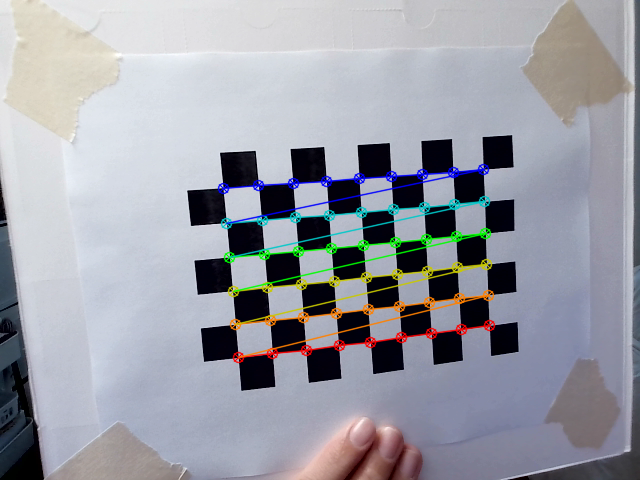
#> input picture camera_calibration/calibration_images/image_01.png, 640 x 480 px; its folder holds only this picture in this run
$ python validating_calibration_graph.py
#> lines starting #> are read from the running program, lines starting #| are printed output that depends on the picture
import cv2
import numpy as np
import matplotlib.pyplot as plt
import os
from skimage.metrics import structural_similarity as ssim

# === Camera calibration results ===
camera_matrix = np.array([[2.46519797e+03, 0.00000000e+00, 2.14569514e+02],
                          [0.00000000e+00, 3.32173460e+03, 2.84260340e+02],
                          [0.00000000e+00, 0.00000000e+00, 1.00000000e+00]])

dist_coeffs = np.array([[-1.36072952e+01, 6.76650039e+02, 1.84247240e-02,
                         -2.21974511e-02, -1.05890887e+04]])

# === Image directory ===
image_folder = 'calibration_images'

# === Metrics storage ===
image_names = []
mse_values = []
psnr_values = []
ssim_values = []
hist_corr_values = []

# === Metric functions ===
def mse(image1, image2):
    gray1 = cv2.cvtColor(image1, cv2.COLOR_BGR2GRAY)
    gray2 = cv2.cvtColor(image2, cv2.COLOR_BGR2GRAY)
    error = np.sum((gray1 - gray2) ** 2)
    return error / float(gray1.shape[0] * gray1.shape[1])

def psnr(image1, image2):
    mse_val = mse(image1, image2)
    if mse_val == 0:
        return 100
    PIXEL_MAX = 255.0
    return 20 * np.log10(PIXEL_MAX / np.sqrt(mse_val))

def ssim_value(image1, image2):
    gray1 = cv2.cvtColor(image1, cv2.COLOR_BGR2GRAY)
    gray2 = cv2.cvtColor(image2, cv2.COLOR_BGR2GRAY)
    score, _ = ssim(gray1, gray2, win_size=3, channel_axis=None, full=True)
    return score

def histogram_comparison(image1, image2):
    gray1 = cv2.cvtColor(image1, cv2.COLOR_BGR2GRAY)
    gray2 = cv2.cvtColor(image2, cv2.COLOR_BGR2GRAY)
    hist1 = cv2.calcHist([gray1], [0], None, [256], [0, 256])
    hist2 = cv2.calcHist([gray2], [0], None, [256], [0, 256])
    return cv2.compareHist(hist1, hist2, cv2.HISTCMP_CORREL)

# === Process all images ===
for filename in sorted(os.listdir(image_folder)):
    if filename.endswith(('.png', '.jpg', '.jpeg', '.bmp')):
        img_path = os.path.join(image_folder, filename)
        img = cv2.imread(img_path)
#> img is the input picture: shape (480, 640, 3); mean B, G, R 165.2, 156.4, 154.5
        if img is None:
            print(f"Error loading image {filename}")
            continue

        # Undistort the image
        undistorted_img = cv2.undistort(img, camera_matrix, dist_coeffs)
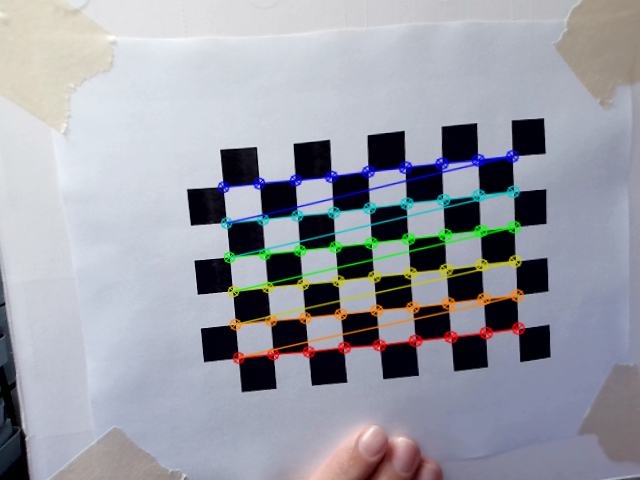
#> undistorted_img: shape (480, 640, 3); mean B, G, R 166, 156.9, 154.5

        # Calculate metrics
        mse_val = mse(img, undistorted_img)
#> in mse, `gray1 = cv2.cvtColor(image1, cv2.COLOR_BGR2GRAY)`:
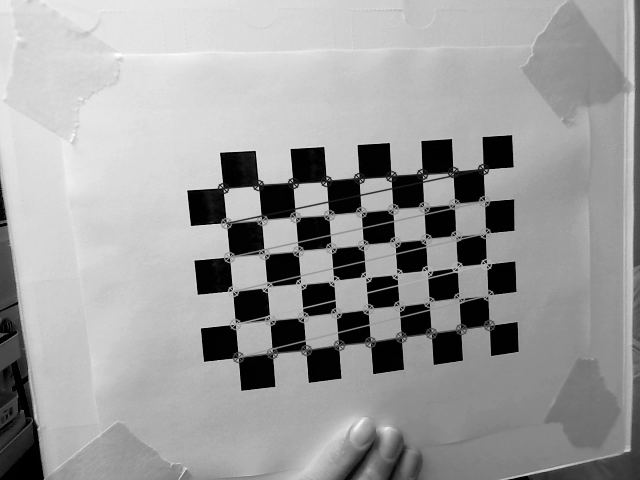
#> gray1: shape (480, 640); min 0, max 255, mean 156.9
#> in mse, `gray2 = cv2.cvtColor(image2, cv2.COLOR_BGR2GRAY)`:
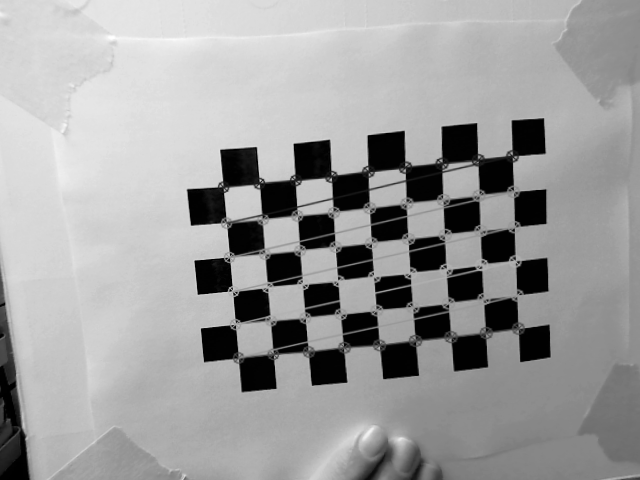
#> gray2: shape (480, 640); min 0, max 255, mean 157.2
#> in mse, `error = np.sum((gray1 - gray2) ** 2)`: error = 12525092
#> mse_val = 40.77
        psnr_val = psnr(img, undistorted_img)
#> psnr_val = 32.03
        ssim_val = ssim_value(img, undistorted_img)
#> in ssim_value, `score, _ = ssim(gray1, gray2, win_size=3, channel_axis=None, full=True)`: score = 0.765
#> ssim_val = 0.765
        hist_val = histogram_comparison(img, undistorted_img)
#> in histogram_comparison, `hist1 = cv2.calcHist([gray1], [0], None, [256], [0, 256])`: hist1 = 256 values, max 15886 at index 1, min 0 at index 213, mean 1200
#> in histogram_comparison, `hist2 = cv2.calcHist([gray2], [0], None, [256], [0, 256])`: hist2 = 256 values, max 17033 at index 1, min 1 at index 250, mean 1200
#> hist_val = 0.973

        # Store results
        image_names.append(filename)
        mse_values.append(mse_val)
        psnr_values.append(psnr_val)
        ssim_values.append(ssim_val)
        hist_corr_values.append(hist_val)

# === Plot the results ===
plt.figure(figsize=(16, 10))

plt.subplot(2, 2, 1)
plt.plot(image_names, mse_values, marker='o', color='blue')
plt.title('Mean Squared Error (MSE)')
plt.xticks(rotation=45)
plt.grid(True)

plt.subplot(2, 2, 2)
plt.plot(image_names, psnr_values, marker='o', color='green')
plt.title('Peak Signal-to-Noise Ratio (PSNR)')
plt.xticks(rotation=45)
plt.grid(True)

plt.subplot(2, 2, 3)
plt.plot(image_names, ssim_values, marker='o', color='red')
plt.title('Structural Similarity Index (SSIM)')
plt.xticks(rotation=45)
plt.grid(True)

plt.subplot(2, 2, 4)
plt.plot(image_names, hist_corr_values, marker='o', color='purple')
plt.title('Histogram Correlation')
plt.xticks(rotation=45)
plt.grid(True)

plt.tight_layout()
plt.show()

$ run again, on camera_calibration/calibration_images/image_05.png
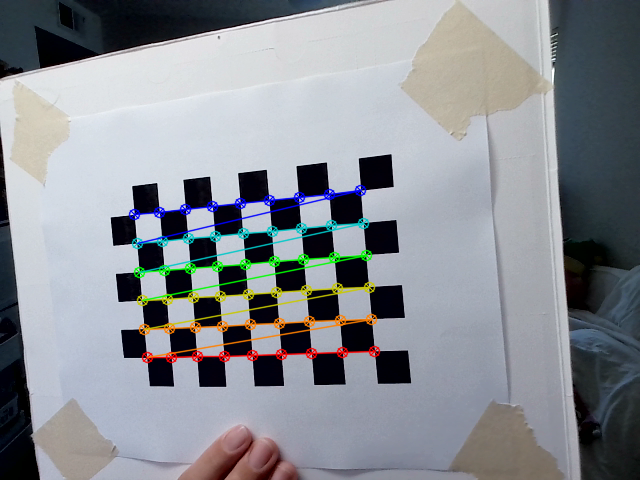
#> input picture camera_calibration/calibration_images/image_05.png, 640 x 480 px
#> img is the input picture: shape (480, 640, 3); mean B, G, R 146.9, 141, 137.2
#> `undistorted_img = cv2.undistort(img, camera_matrix, dist_coeffs)`:
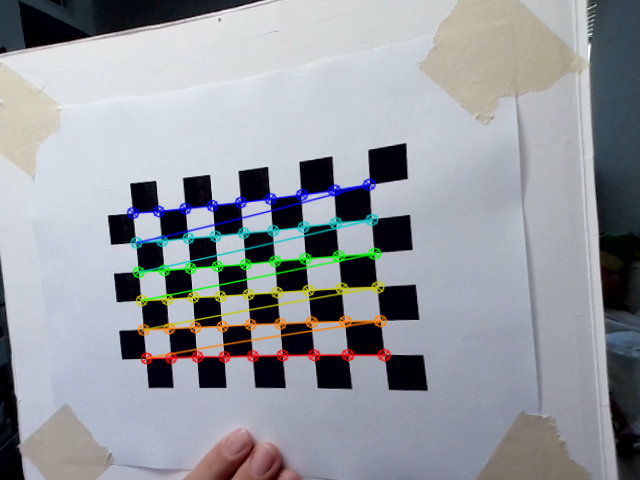
#> undistorted_img: shape (480, 640, 3); mean B, G, R 158.4, 152.4, 148.9
#> in mse, `gray2 = cv2.cvtColor(image2, cv2.COLOR_BGR2GRAY)`:
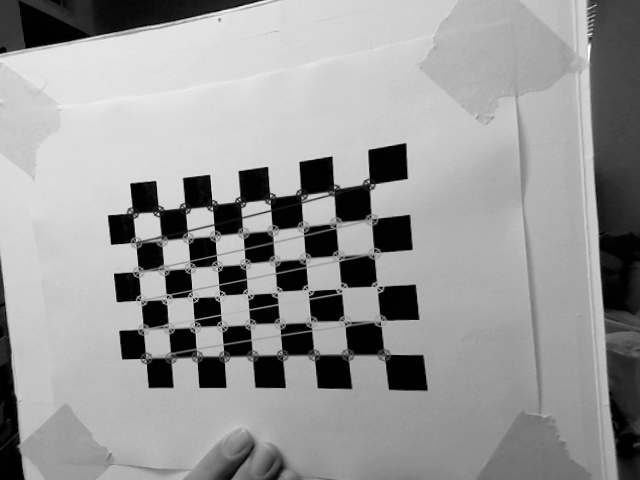
#> gray2: shape (480, 640); min 0, max 255, mean 152.1
#> error = 13110133
#> `mse_val = mse(img, undistorted_img)`: mse_val = 42.68
#> psnr_val = 31.83
#> score = 0.763
#> hist1 = 256 values, max 14990 at index 1, min 0 at index 213, mean 1200
#> hist2 = 256 values, max 14170 at index 1, min 0 at index 248, mean 1200
#> hist_val = 0.957

$ run again, on camera_calibration/calibration_images/image_06.png
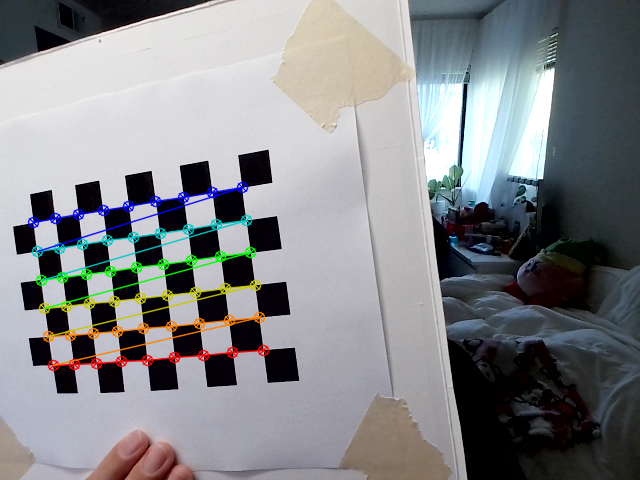
#> input picture camera_calibration/calibration_images/image_06.png, 640 x 480 px
#> img is the input picture: shape (480, 640, 3); mean B, G, R 136.8, 133.9, 132.3
#> `undistorted_img = cv2.undistort(img, camera_matrix, dist_coeffs)`:
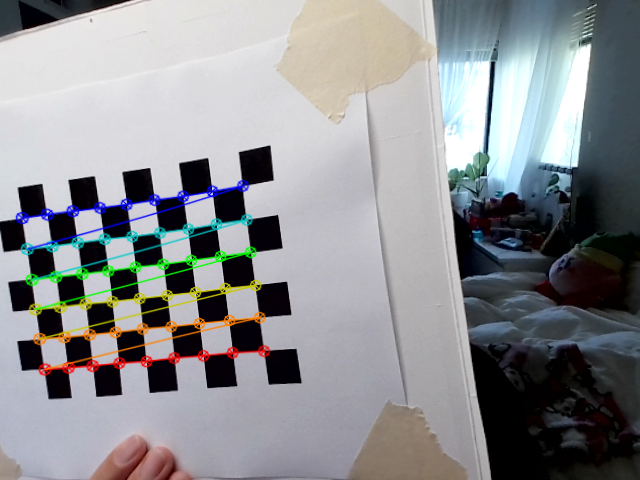
#> undistorted_img: shape (480, 640, 3); mean B, G, R 144.3, 141.4, 139.9
#> in mse, `gray2 = cv2.cvtColor(image2, cv2.COLOR_BGR2GRAY)`:
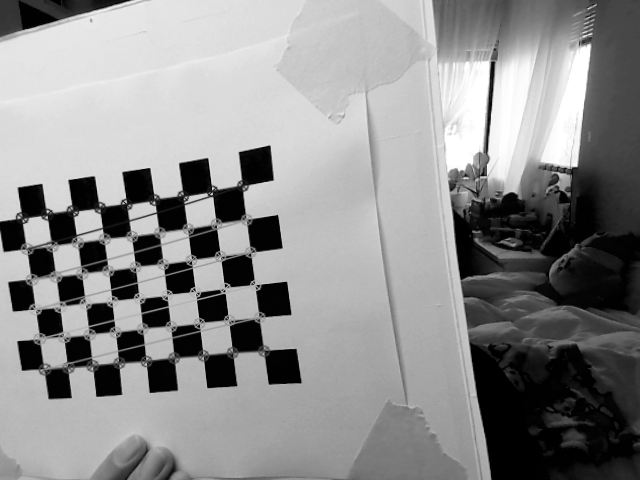
#> gray2: shape (480, 640); min 0, max 255, mean 141.3
#> error = 15975375
#> `mse_val = mse(img, undistorted_img)`: mse_val = 52
#> psnr_val = 30.97
#> score = 0.69
#> hist1 = 256 values, max 15433 at index 2, min 8 at index 213, mean 1200
#> hist2 = 256 values, max 15542 at index 2, min 134 at index 241, mean 1200
#> hist_val = 0.962

$ run again, on camera_calibration/calibration_images/image_07.png
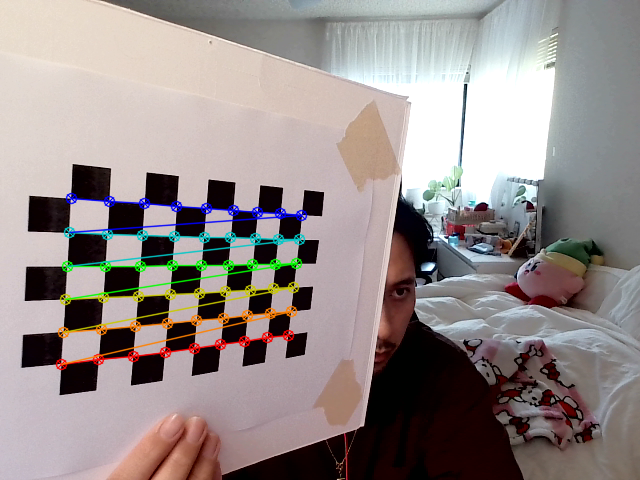
#> input picture camera_calibration/calibration_images/image_07.png, 640 x 480 px
#> img is the input picture: shape (480, 640, 3); mean B, G, R 138.1, 139.8, 149.3
#> `undistorted_img = cv2.undistort(img, camera_matrix, dist_coeffs)`:
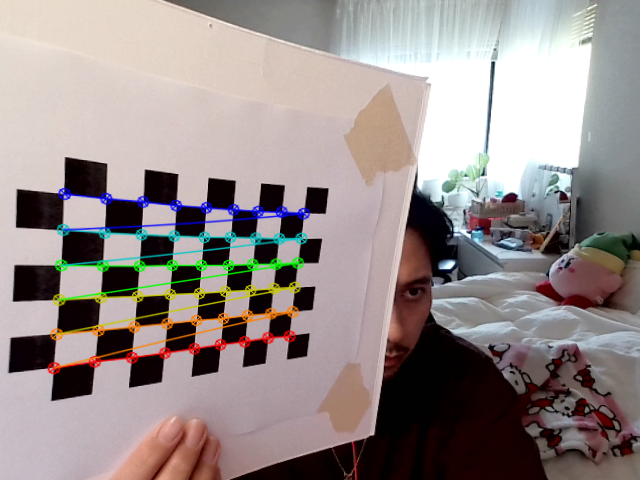
#> undistorted_img: shape (480, 640, 3); mean B, G, R 138.5, 140.2, 150.6
#> in mse, `gray2 = cv2.cvtColor(image2, cv2.COLOR_BGR2GRAY)`:
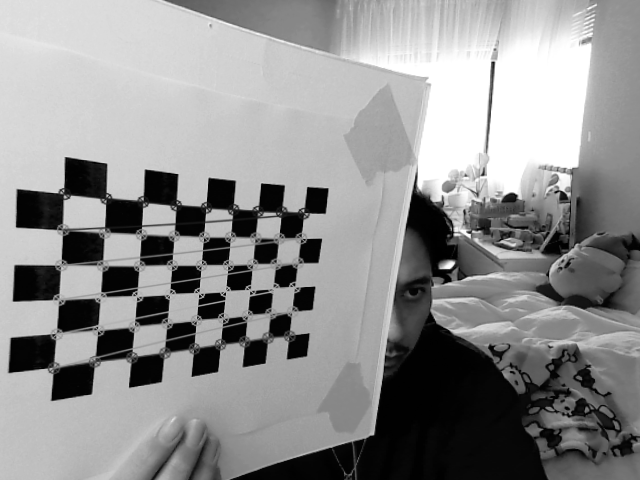
#> gray2: shape (480, 640); min 0, max 255, mean 143.2
#> error = 15499533
#> `mse_val = mse(img, undistorted_img)`: mse_val = 50.45
#> psnr_val = 31.1
#> score = 0.705
#> hist1 = 256 values, max 15046 at index 255, min 0 at index 213, mean 1200
#> hist2 = 256 values, max 18075 at index 255, min 128 at index 233, mean 1200
#> hist_val = 0.962

$ run again, on camera_calibration/calibration_images/image_02.png
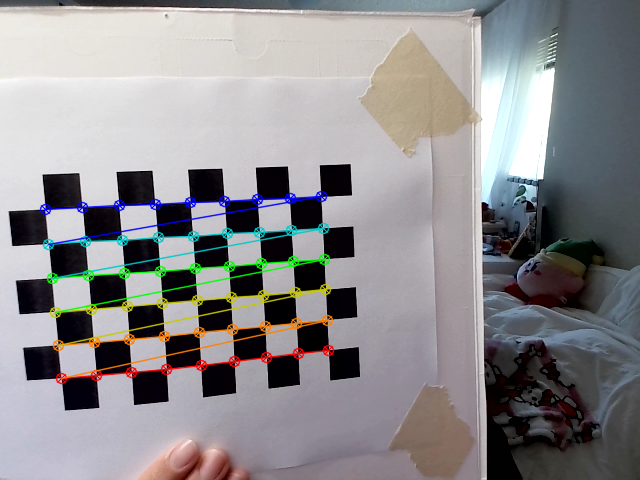
#> input picture camera_calibration/calibration_images/image_02.png, 640 x 480 px
#> img is the input picture: shape (480, 640, 3); mean B, G, R 141.3, 139.2, 140.8
#> `undistorted_img = cv2.undistort(img, camera_matrix, dist_coeffs)`:
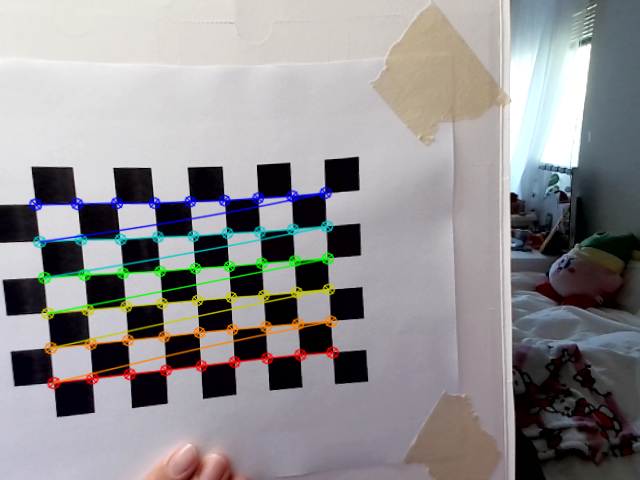
#> undistorted_img: shape (480, 640, 3); mean B, G, R 144.7, 142.8, 145.1
#> in mse, `gray2 = cv2.cvtColor(image2, cv2.COLOR_BGR2GRAY)`:
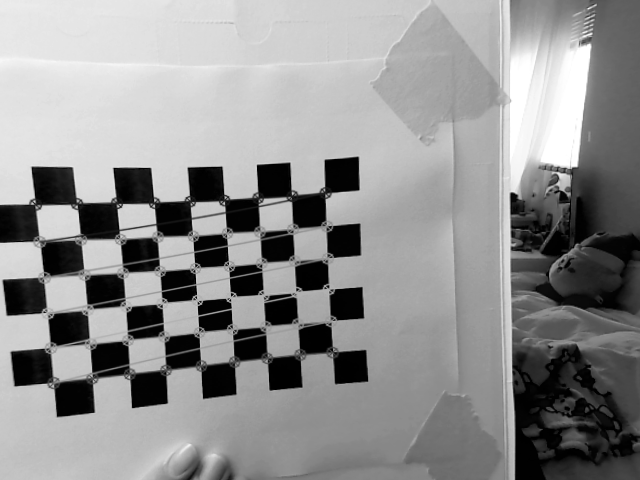
#> gray2: shape (480, 640); min 0, max 255, mean 143.7
#> error = 15704906
#> `mse_val = mse(img, undistorted_img)`: mse_val = 51.12
#> psnr_val = 31.04
#> score = 0.732
#> hist1 = 256 values, max 13468 at index 2, min 9 at index 213, mean 1200
#> hist2 = 256 values, max 13563 at index 2, min 133 at index 252, mean 1200
#> hist_val = 0.952
